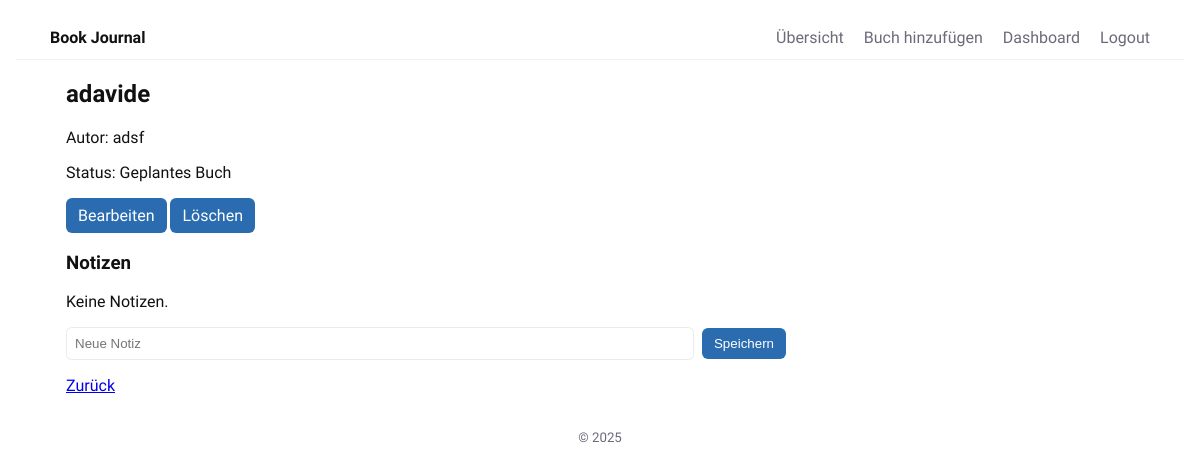
Page /book/3 (signed in) on the earlier database version.
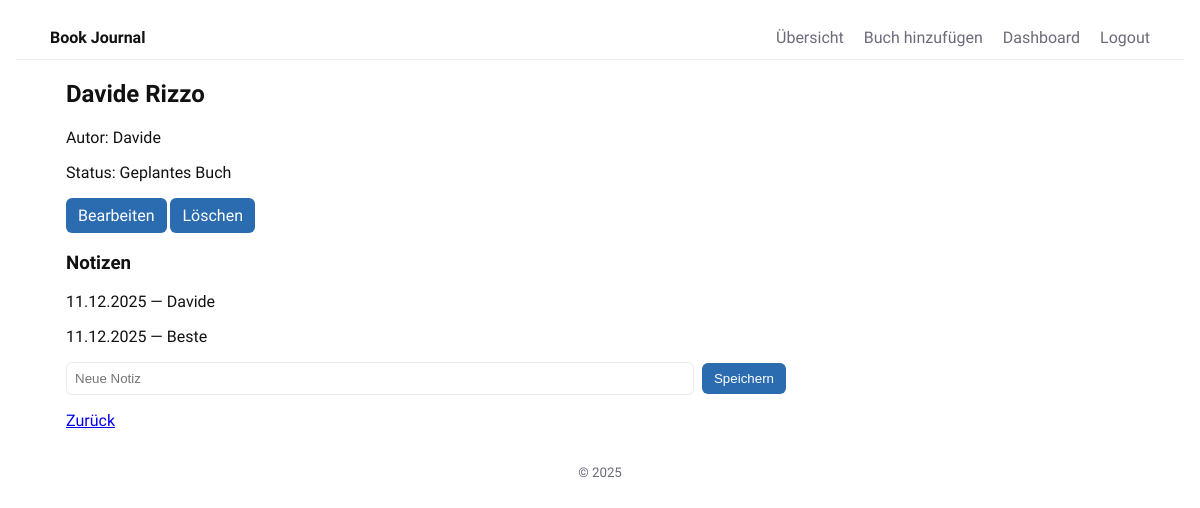
Same page on the later database version.
### Main.py (models this page shows)
class Book(Base):
    __tablename__ = "books"
    id = Column(Integer, primary_key=True)
    title = Column(String, nullable=False)
    author = Column(String)
    status = Column(String, default="Geplantes Buch")
    user_id = Column(Integer, ForeignKey("users.id"), nullable=False)
    notes = relationship("Note", back_populates="book", cascade="all, delete")
    user = relationship("User", back_populates="books")

class Note(Base):
    __tablename__ = "notes"
    id = Column(Integer, primary_key=True)
    book_id = Column(Integer, ForeignKey("books.id"))
    text = Column(String, nullable=False)
    created_at = Column(DateTime, default=datetime.utcnow)
    book = relationship("Book", back_populates="notes")

### Main.py (the view, shortened to what this page needs)
@app.route('/book/<int:book_id>', methods=['GET', 'POST'])
def book_detail(book_id):
    if not session.get('user_id'):
        return redirect(url_for('login'))
    book = get_book(book_id, session['user_id'])
    if not book:
        return "Buch nicht gefunden", 404
    return render_template('book.html', book=book)

### Main.py (called while the page is built)
def get_book(book_id, user_id):
    return db_session.query(Book).filter(Book.id == book_id, Book.user_id == user_id).first()

### templates/book.html (shortened to what this page needs)
{% extends "base.html" %}
{% block content %}
  <article class="book-detail">
    <h1>{{ book.title }}</h1>
    <p class="meta">Autor: {{ book.author }}</p>
    <p class="status">Status: {{ book.status }}</p>
    <div class="book-actions">
      <a class="btn" href="{{ url_for('edit_book', book_id=book.id) }}">Bearbeiten</a>
      <a class="btn btn-delete" href="{{ url_for('delete_book', book_id=book.id) }}">Löschen</a>
    </div>
    <h3>Notizen</h3>
    <div class="notes">
    {% for note in book.notes %}
      <p>{{ note.created_at.strftime('%d.%m.%Y') }} — {{ note.text }}</p>
    {% else %}
      <p>Keine Notizen.</p>
    {% endfor %}
    </div>
    <form method="post" class="note-form">
      <input type="text" name="note" placeholder="Neue Notiz" required>
      <button type="submit">Speichern</button>
    </form>
    <p><a href="{{ url_for('index') }}">Zurück</a></p>
  </article>
{% endblock %}

### templates/base.html (shortened to what this page needs)
<!doctype html>
<html lang="de">
<head>
  <link rel="stylesheet" href="{{ url_for('static', filename='style.css') }}">
</head>
<body>
  <header class="site-header">
    <nav class="nav">
      <a class="brand" href="{{ url_for('index') }}">Book Journal</a>
      <div class="nav-actions">
        {% if session.get('user_id') %}
          <a href="{{ url_for('index') }}">Übersicht</a>
          <a href="{{ url_for('add_book') }}">Buch hinzufügen</a>
          <a href="{{ url_for('dashboard') }}">Dashboard</a>
          <a href="{{ url_for('logout') }}">Logout</a>
        {% else %}
          <a href="{{ url_for('login') }}">Login</a>
          <a href="{{ url_for('register') }}">Registrieren</a>
        {% endif %}
      </div>
    </nav>
  </header>
  <main class="container">
    {% block content %}{% endblock %}
  </main>
  <footer class="site-footer">
    <small>&copy; 2025</small>
  </footer>
</body>
</html>

### static/style.css (style rules this page uses)
:root { --bg: #ffffff; --fg: #111; --muted: #6b6b7a; --card: #fff; --radius: 10px; --gap: 1rem; --shadow: 0 6px 18px rgba(0,0,0,0.06); --accent: #2b6cb0; --font: 'Work Sans', system-ui, -apple-system, "Segoe UI", Roboto, "Helvetica Neue", Arial; font-size:16px; }
* { box-sizing:border-box }
body { margin:0; font-family:var(--font); background:var(--bg); color:var(--fg); -webkit-font-smoothing:antialiased; -moz-osx-font-smoothing:grayscale; padding:1rem; }
.site-header { border-bottom:1px solid rgba(0,0,0,0.06);background:transparent }
.nav { display:flex;align-items:center;justify-content:space-between;max-width:1100px;margin:0 auto;padding:0.75rem 0 }
.brand { font-weight:700;color:var(--fg);text-decoration:none }
.nav-actions a { margin-left:1rem;color:var(--muted);text-decoration:none }
.container { max-width:1100px;margin:1rem auto;padding:0 1rem }
.book-detail { max-width:720px }
.note-form { display:flex;gap:0.5rem;align-items:center;margin-top:0.5rem }
.note-form input { flex:1;padding:8px;border-radius:6px;border:1px solid rgba(0,0,0,0.08) }
.note-form button { background:var(--accent);color:#fff;border:none;padding:8px 12px;border-radius:6px;cursor:pointer }
.btn { background:var(--accent);color:#fff;border:none;padding:8px 12px;border-radius:6px;cursor:pointer;text-decoration:none;display:inline-block }
.site-footer { margin-top:2rem;text-align:center;color:var(--muted) }

Differences in the rows shown:
changed Book "Geplantes Buch": title "adavide" → "Davide Rizzo"; author "adsf" → "Davide"
now on this page (row edited): Note: created_at "11.12.2025", text "Davide"
now on this page (row edited): Note: created_at "11.12.2025", text "Beste"
Other differences:
text no longer shown: "Keine Notizen."
